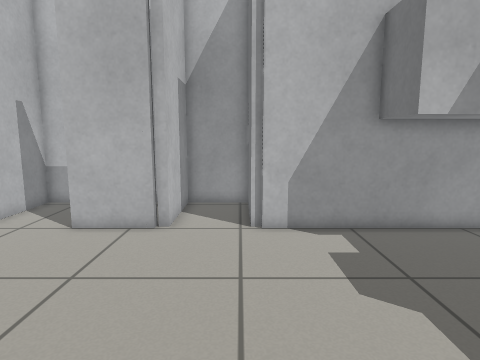
[1] (above)

22 first-person views from a walk through a Gazebo world. The camera is 0.83 m above the floor, tilts 8° down and sees 75° across. The floor is counted in squares, 0.25 m on a side. Each view is taken from the middle of a square. On the plan, view 1 faces up. The plan holds only what a view shows up to about 20 squares ahead; the rest is blank.

[2]
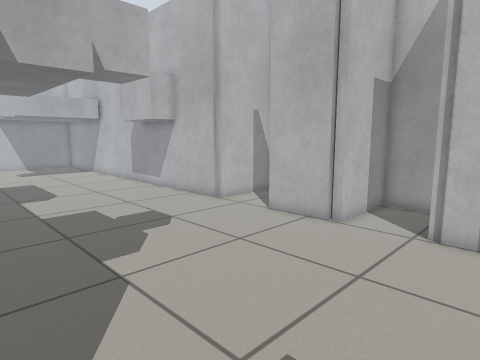

[3]
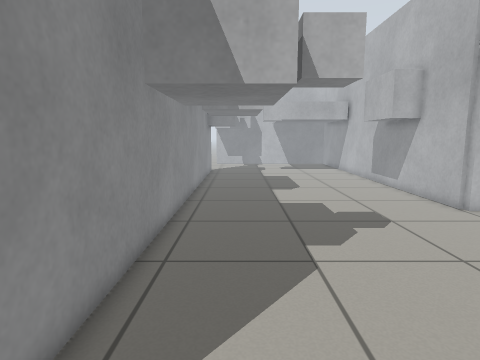

[4]
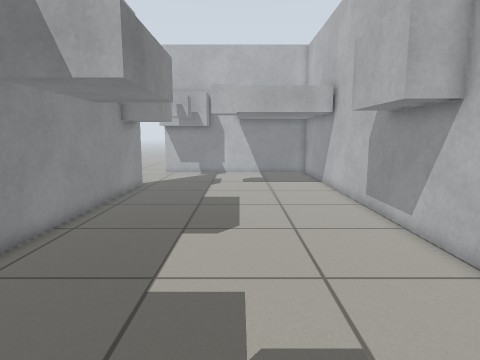

[5]
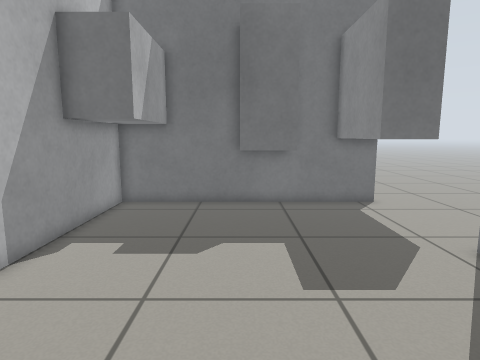

[6]
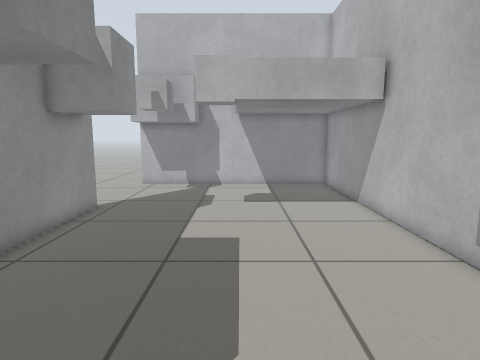

[7]
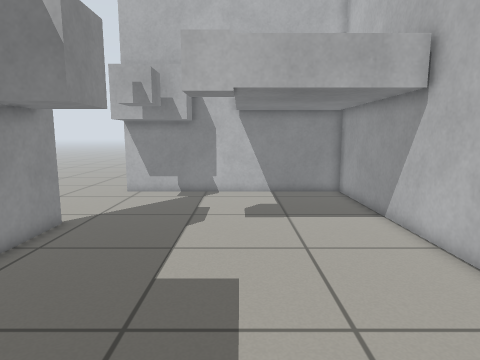

[8]
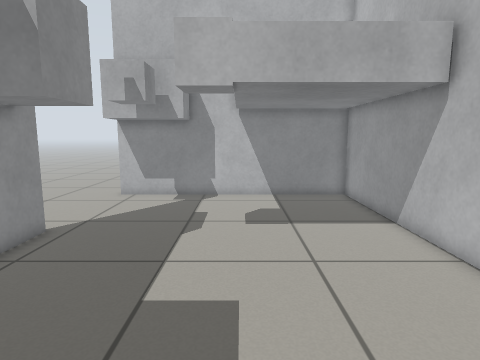

[9]
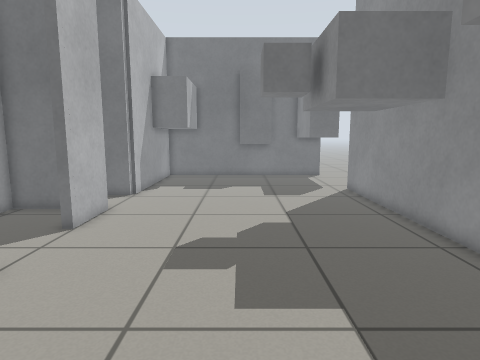

[10]
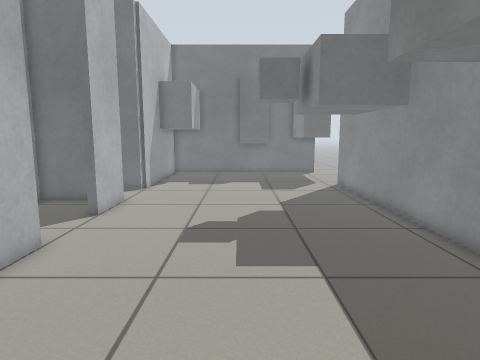

[11]
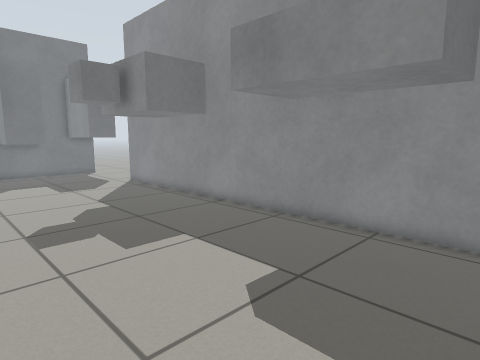

[12]
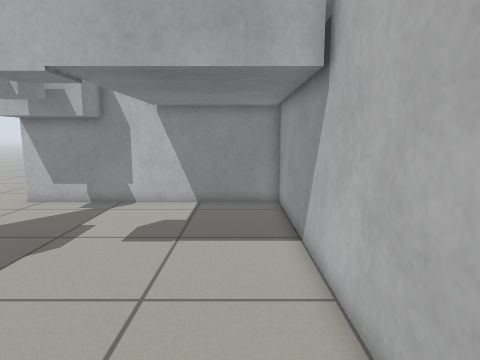

[13]
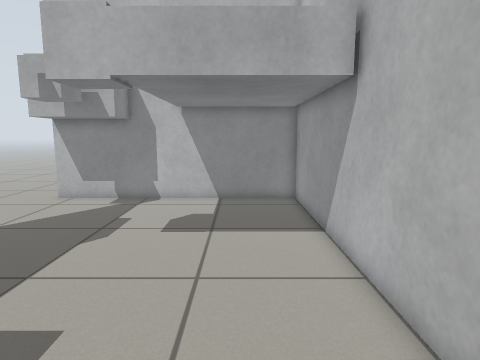

[14]
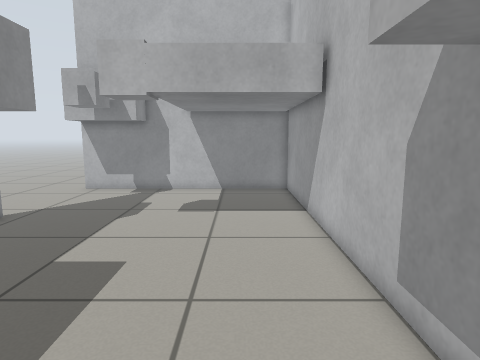

[15]
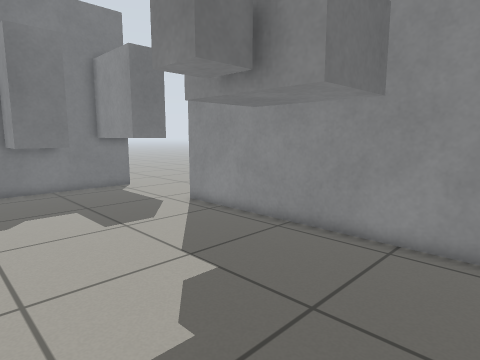

[16]
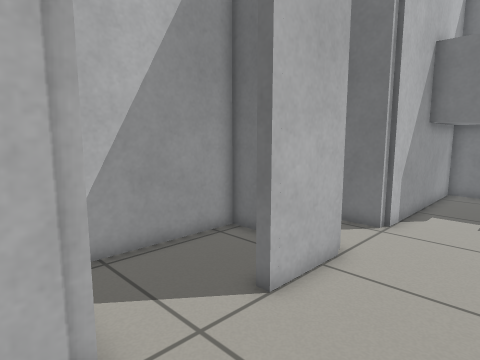

[17]
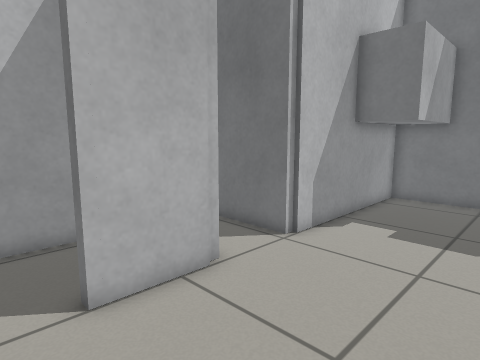

[18]
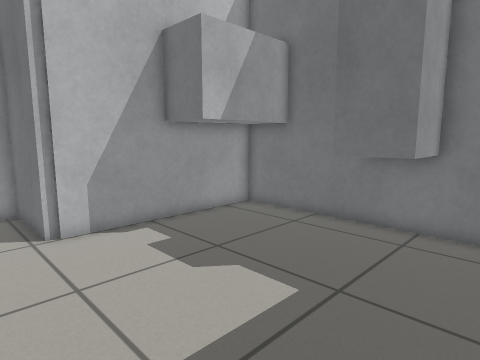

[19]
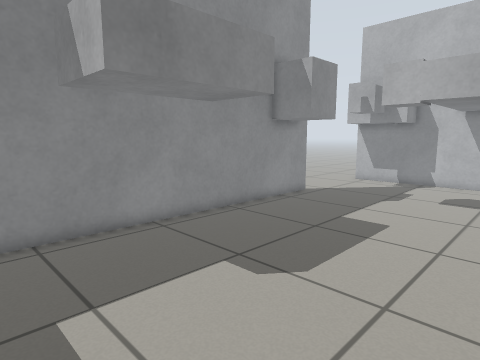

[20]
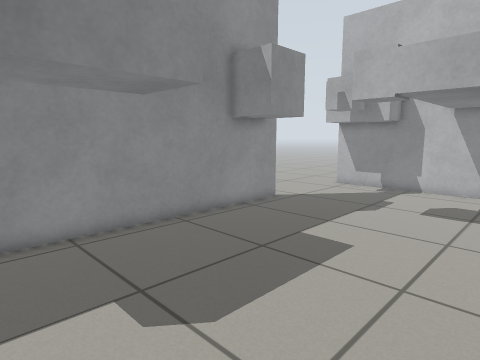

[21]
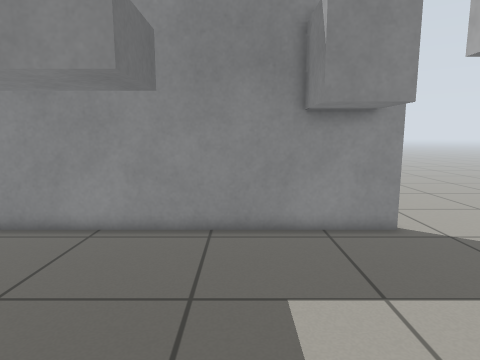

[22]
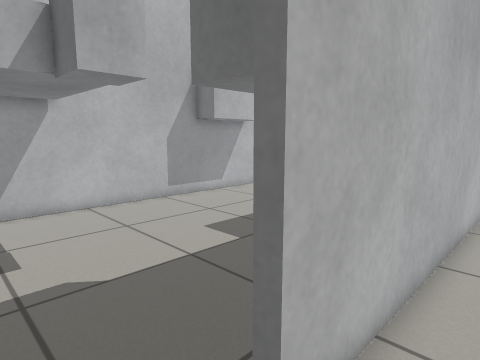

### Floor plan
Points are (right, up) in squares from view 1. A wall is a line through its corners. A room is listed if a view was taken in it or the views show most of it. See-through windows are left out.
Room 1 (views 1, 2, 3, 4, 5, 6, 7, 8, 9, 10, 11, 12, 13, 14, 15, 16, 17, 18, 19, 20, 21)
walls: (-9.9, 11) (-25.1, 11); (-9.6, 11.2) (-10, 11.2); (-3.1, 11.5) (-3.1, 11) (-6.1, 11); (-13.1, -1.8) (-7.9, -1.8); (-2.9, -1.8) (2.6, -1.8); (0.9, 11.2) (0.4, 11.2) (0.4, 15.4) (-2.6, 15.4) (-2.6, 11.2) (-3, 11.2); (-25.6, -1.8) (-18.1, -1.8); (9.6, -1.9) (9.6, 11) (0.8, 11)
ways out: opening at (3.5, -2) to room 2; opening at (-25, 2) to room 3; opening at (-8, 11) to room 5
objects: grey box (-27, 3) to (-25, 5); grey box (-26, -1) to (-23, 1); grey box (-18, 9) to (-14, 10); grey box (-6, 3) to (-4, 4); grey box (5, 9) to (9, 10); grey box (7, 3) to (9, 5)
Room 2 (view 22)
walls: (-14.1, -2.2) (-26.6, -2.2) (-26.6, -1.8)
ways out: opening at (3.5, -2) to room 1; opening at (-30, -2) to room 3; opening at (-34, -4)
Room 3 (no view inside)
walls: (-26.6, -1.8) (-25.6, -1.8); (-33.6, 5) (-33.6, -1.9)
ways out: opening at (-25, 2) to room 1; opening at (-30, -2) to room 2
objects: grey box (-33, -2) to (-32, 2); grey box (-31, -1) to (-30, 1)
Room 4 (no view inside)
walls: (-25.1, 11) (-33.6, 11) (-33.6, 5)
objects: grey box (-33, 5) to (-25, 10)
Room 5 (no view inside)
walls: (-6.1, 11) (-6.1, 11.5); (-3, 12.9) (-3, 15.4) (-9.6, 15.4) (-9.6, 11.2)
ways out: opening at (-8, 11) to room 1
Room 6 (no view inside)
walls: (-18.1, -1.8) (-13.1, -1.8)
objects: grey box (-18, -1) to (-13, 2)
Room 7 (no view inside)
walls: (-7.9, -1.8) (-2.9, -1.8)
objects: grey box (-8, -1) to (-3, 2)

Where each view was taken, in squares from view 1:
view 1: 0 up, 0 right, facing up
view 2: 0 up, 3 right, facing up-left
view 3: 1 up, 4 right, facing left
view 4: 5 up, 5 left, facing left
view 5: 5 up, 6 left, facing right
view 6: 5 up, 12 left, facing left
view 7: 5 up, 15 left, facing left
view 8: 5 up, 16 left, facing left
view 9: 5 up, 17 left, facing right
view 10: 5 up, 19 left, facing right
view 11: 9 up, 20 left, facing down-right
view 12: 9 up, 18 left, facing left
view 13: 8 up, 17 left, facing left
view 14: 8 up, 14 left, facing left
view 15: 8 up, 11 left, facing down-right
view 16: 7 up, 11 left, facing up-right
view 17: 5 up, 8 left, facing up-right
view 18: 0 up, 2 left, facing up-right
view 19: 9 up, 10 left, facing down-left
view 20: 9 up, 13 left, facing down-left
view 21: 9 up, 21 left, facing down
view 22: 4 down, 29 left, facing up-right
